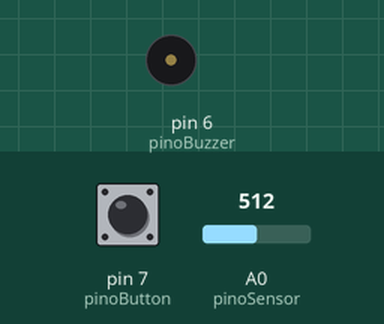
This sketch was run on a simulated Arduino Uno, built with avr-gcc and run on an emulated ATmega328P. On the bench: buzzer (waves = sounding). The test bench sets the inputs (shaded band); at power-on: pin 7 (pinoButton) HIGH, A0 (pinoSensor) = 512.

Above: at 2.05 s.
2.1 s: pin 7 (pinoButton) pulled LOW for 0.35 s
At 2.2 s:
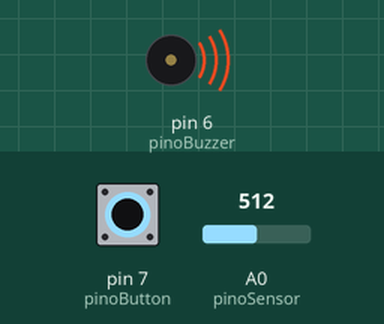
Timing chart, 0 to 5.1 s (numbered marks = the images above; inputs shaded):
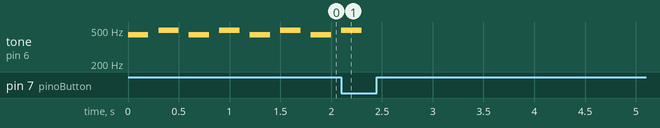

The sketch:

12_1_alarme_com_sensor_laser.ino
```cpp
// Projeto 11 - Alarme com sensor a laser

int pinoSensor = A0;
int pinoBuzzer = 6;
int pinoButton = 7;
int valorLuz = 0;
int testButton = 1;

void setup() {
  // configura o pino do buzzer como saída
  pinMode(pinoBuzzer, OUTPUT);

  pinMode(pinoButton, INPUT_PULLUP);
}

void loop() {
  valorLuz = analogRead(pinoSensor);

  if (valorLuz < 950) {
    buzzer();
  }
  else {
    noTone(pinoBuzzer);
    testButton = 1;
  }

  delay(10);
}


//Função do buzzer
void buzzer() {
  while (testButton == 1) {
    tone(pinoBuzzer, 440);
    delay(200);
    noTone(pinoBuzzer);
    delay(100);
    tone(pinoBuzzer, 494);
    delay(200);
    noTone(pinoBuzzer);
    delay(100);

    botaoTeste();
  }
}

//Função do botão
int botaoTeste() {

  //Apertei para começar (nesse caso para o alarme)
  if (digitalRead(pinoButton) == LOW and testButton == 1) {
    while (digitalRead(pinoButton) == LOW);
    delay(100);
    testButton = 0;

    return testButton;
  }

  //Apertei para parar.
  if (digitalRead(pinoButton) == LOW and testButton == 0) {
    while (digitalRead(pinoButton) == LOW);
    delay(100);
    testButton = 1;

    return testButton;
  }
}
```

Measured:
- after the input at 2.1 s, tone on pin 6 (pinoBuzzer): goes on until 2.3 s, then stays silent
- by itself, tone on pin 6 (pinoBuzzer): repeats every 0.60 s: silent 0.10 s, 494 Hz 0.20 s, silent 0.10 s, 440 Hz 0.20 s
